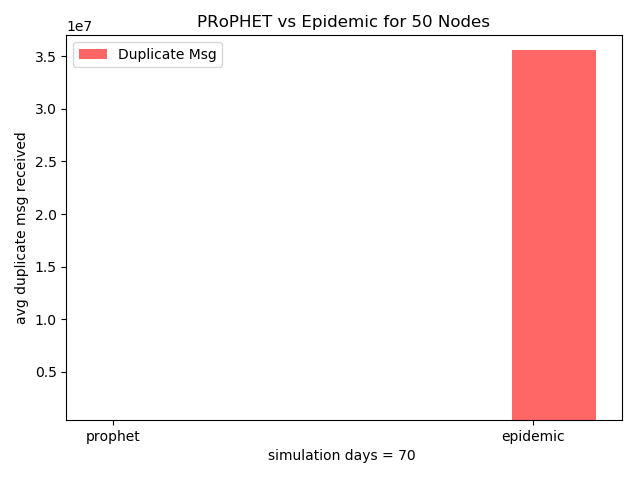

Write the Python code that produced this figure.
# -*- coding: utf-8 -*-
"""
Created on Tue Sep 18 11:52:35 2018

@author: krishanth
"""


#!/usr/bin/python
# Script to plot the stats extracted related to sent
# packets.
#
# Author: Asanga Udugama (adu@comnets.uni-bremen.de)
# Date: 22-aug-2017

import numpy as np
import matplotlib.pyplot as plt

n_groups = 2
   

avg_duplicate_msg_reached = (44842, 35615790)
#average_delivery_delay = (102703, 109863, 120299, 128261, 133841, 136118  )
#Delivery_Rate = (63.10, 61.55, 58.5, 54.26, 50, 47.12  ) 


fig, ax = plt.subplots()

index = np.arange(n_groups)
bar_width = 0.2

opacity = 0.6


rects4 = plt.bar(index + (bar_width * 3), avg_duplicate_msg_reached, bar_width,
                 alpha=opacity,
                 color='red', label='Duplicate Msg')


plt.xlabel('simulation days = 70 ')
plt.ylabel('avg duplicate msg received')
plt.title('PRoPHET vs Epidemic for 50 Nodes')
plt.xticks(index + 0.5 + (bar_width * 0.25), ('prophet', 'epidemic'))

plt.ylim(420000, 37000000)
plt.legend()

plt.tight_layout()
plt.show()
